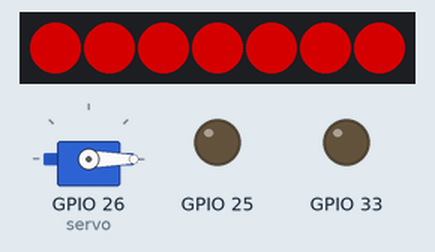
Simulated run of this sketch. Board: ESP32. Shown: 7 RGB LEDs in strip order, left to right, servo, output pins drawn as LEDs (lit = HIGH). Dim RGB values are drawn brighter than linear.

Above: at 0.1 s.
At 1.1 s:
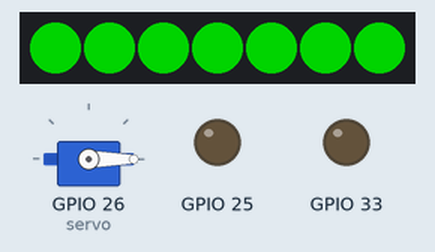
At 2.1 s:
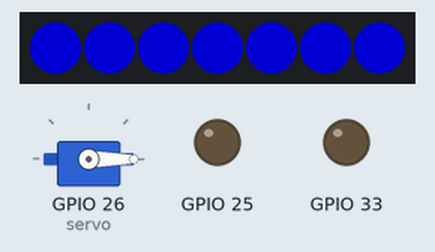
At 3.1 s:
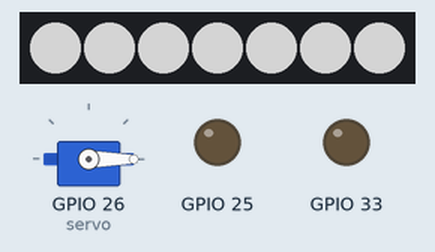
Timing chart, 0 to 40.0 s (numbered marks = the images above):
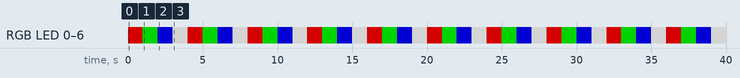

The sketch:

floower-esp32-tester.ino
```cpp
#include <NeoPixelBus.h>
#include <ESP32Servo.h>

NeoPixelBus<NeoGrbFeature, Neo800KbpsMethod> strip(7, 27); // WS2812b
//NeoPixelBus<NeoGrbwFeature, Neo800KbpsMethod> strip(7, 27); // SK6812

#define colorSaturation 128
RgbColor red(colorSaturation, 0, 0);
RgbColor green(0, colorSaturation, 0);
RgbColor blue(0, 0, colorSaturation);
RgbColor white(colorSaturation);
RgbColor black(0);

Servo servo;

void setup() {
  Serial.begin(115200);
  while (!Serial); // wait for serial attach

  // power on the LEDs
  pinMode(25, OUTPUT);
  digitalWrite(25, LOW);

  // this resets all the neopixels to an off state
  strip.Begin();
  strip.Show();

  // power on the servo
  pinMode(33, OUTPUT);
  digitalWrite(33, LOW);

  servo.setPeriodHertz(50); // standard 50 hz servo
  servo.attach(26, 700, 1400);
  servo.write(700);
}

void loop() {
    strip.ClearTo(red);
    strip.Show();
    delay(1000);

    strip.ClearTo(green);
    strip.Show();
    delay(1000);

    strip.ClearTo(blue);
    strip.Show();
    delay(1000);

    strip.ClearTo(white);
    strip.Show();
    delay(1000);
}
```

Measured:
- by itself, RGB LED 0–6: repeats every 4.0 s: RGB(0, 128, 0) 1.0 s, RGB(0, 0, 128) 1.0 s, RGB(128, 128, 128) 1.0 s, RGB(128, 0, 0) 1.0 s
- by itself, everything shown: repeats every 4.0 s, in 4 steps
- what the display in image 1 shows lasts 1.0 s, from 1.0 s to 2.0 s
